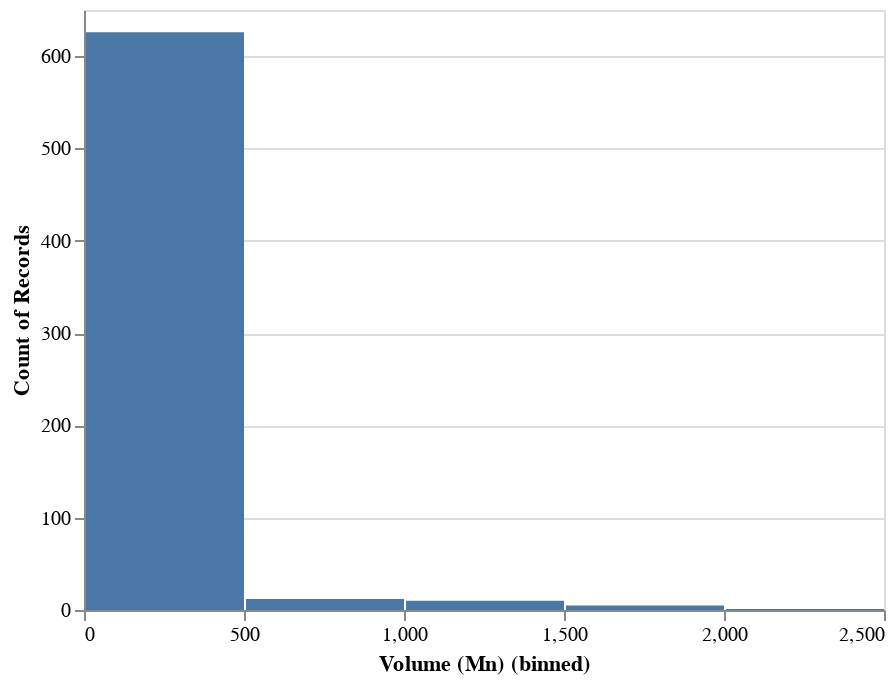

Notebook code cell kept with this figure:
### Code cell
# histogram

import altair as alt
alt.Chart(Data).mark_bar().encode(
    x=alt.X('Volume (Mn)', bin=alt.Bin(maxbins=10)),
    y='count()'
)

### Figure 1 — Vega-Lite specification as saved in the notebook (floating-point values rounded to 4 significant figures; data arrays with more than 128 entries replaced by an {"elided": "..."} marker saying what was removed)
{"config": {"view": {"continuousWidth": 400, "continuousHeight": 300}}, "data": {"name": "data-85395e1b7aedeff5f51c37c9a823825a"}, "mark": "bar", "encoding": {"x": {"bin": {"maxbins": 10}, "field": "Volume (Mn)", "type": "quantitative"}, "y": {"aggregate": "count", "type": "quantitative"}}, "$schema": "https://vega.github.io/schema/vega-lite/v4.17.0.json", "datasets": {"data-85395e1b7aedeff5f51c37c9a823825a": {"elided": "654 records"}}}
